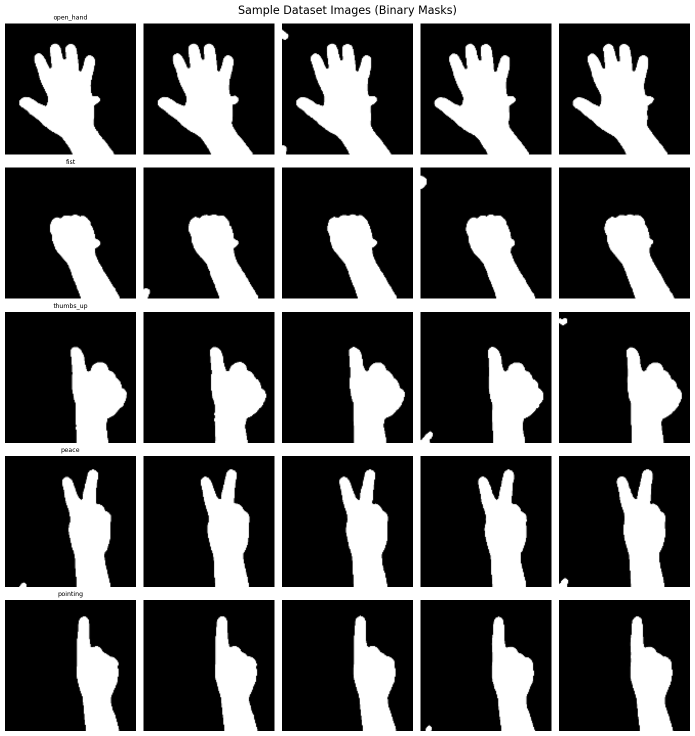
#> input picture dataset_samples.png, 1389 x 1472 px (shown at 1/2 size)
$ python -i gesture_predictor.py   (imports and definitions only)
#> lines starting #> are read from the running program, lines starting #| are printed output that depends on the picture
#> further down, picture is the input picture: shape (1472, 1389, 3); min 0, max 255, mean 87.5
from __future__ import annotations

import pickle
from dataclasses import dataclass
from pathlib import Path

import cv2
import numpy as np
from skimage.feature import hog


BASE_DIR = Path(__file__).resolve().parent
MODEL_PATH = BASE_DIR / "gesture_model.pkl"
SCALER_PATH = BASE_DIR / "gesture_scaler.pkl"
ENCODER_PATH = BASE_DIR / "gesture_encoder.pkl"

IMG_SIZE = (128, 128)
HOG_ORIENTATIONS = 9
HOG_PIXELS_PER_CELL = (8, 8)
HOG_CELLS_PER_BLOCK = (2, 2)

REFERENCE_FRAME_WIDTH = 720
REFERENCE_FRAME_HEIGHT = 480
REFERENCE_ROI = {
    "top": 50,
    "bottom": 350,
    "left": 300,
    "right": 650,
}


@dataclass(frozen=True)
class ModelBundle:
    model: object
    scaler: object
    encoder: object


@dataclass(frozen=True)
class PredictionResult:
    label: str
    confidence: float
    probabilities: dict[str, float]
    roi_bgr: np.ndarray | None
    mask: np.ndarray
    segmented_bgr: np.ndarray | None
    prepared_mask: np.ndarray
    foreground_ratio: float
    feature_count: int


# [12 lines left out: function load_artifacts, not called in this run]


def compute_roi_box(frame_shape: tuple[int, ...]) -> tuple[int, int, int, int]:
    height, width = frame_shape[:2]
    top = round(REFERENCE_ROI["top"] / REFERENCE_FRAME_HEIGHT * height)
    bottom = round(REFERENCE_ROI["bottom"] / REFERENCE_FRAME_HEIGHT * height)
    left = round(REFERENCE_ROI["left"] / REFERENCE_FRAME_WIDTH * width)
    right = round(REFERENCE_ROI["right"] / REFERENCE_FRAME_WIDTH * width)

    top = max(0, min(top, height - 1))
    bottom = max(top + 1, min(bottom, height))
    left = max(0, min(left, width - 1))
    right = max(left + 1, min(right, width))
    return top, bottom, left, right


def preprocess_frame(frame_bgr: np.ndarray) -> tuple[np.ndarray, np.ndarray, np.ndarray]:
    top, bottom, left, right = compute_roi_box(frame_bgr.shape)
#> top = 153; bottom = 1073; left = 579; right = 1254
    roi = frame_bgr[top:bottom, left:right]
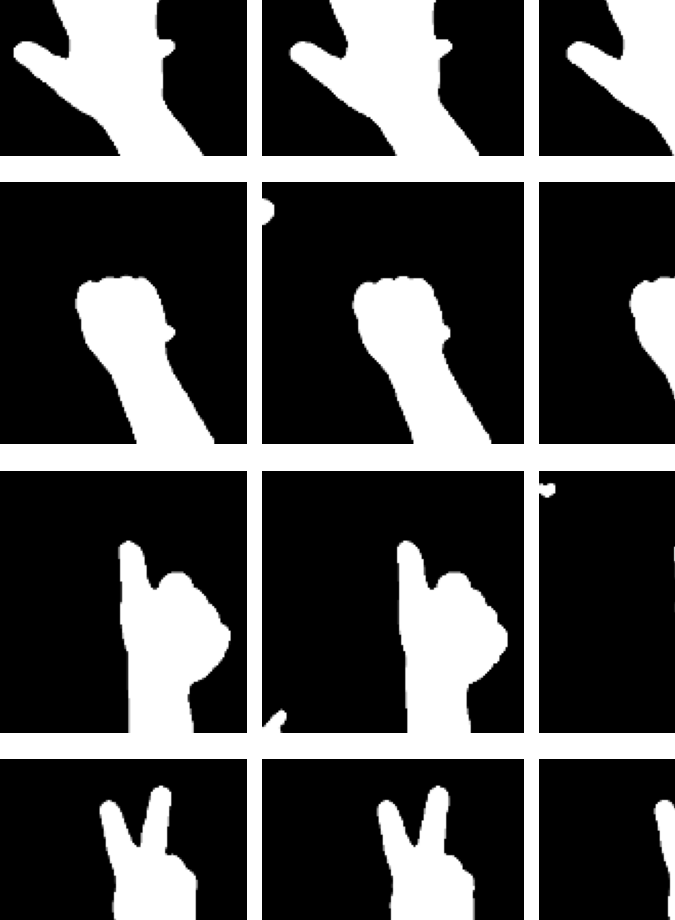
#> roi: shape (920, 675, 3); min 0, max 255, mean 79.3

    blurred = cv2.GaussianBlur(roi, (5, 5), 0)
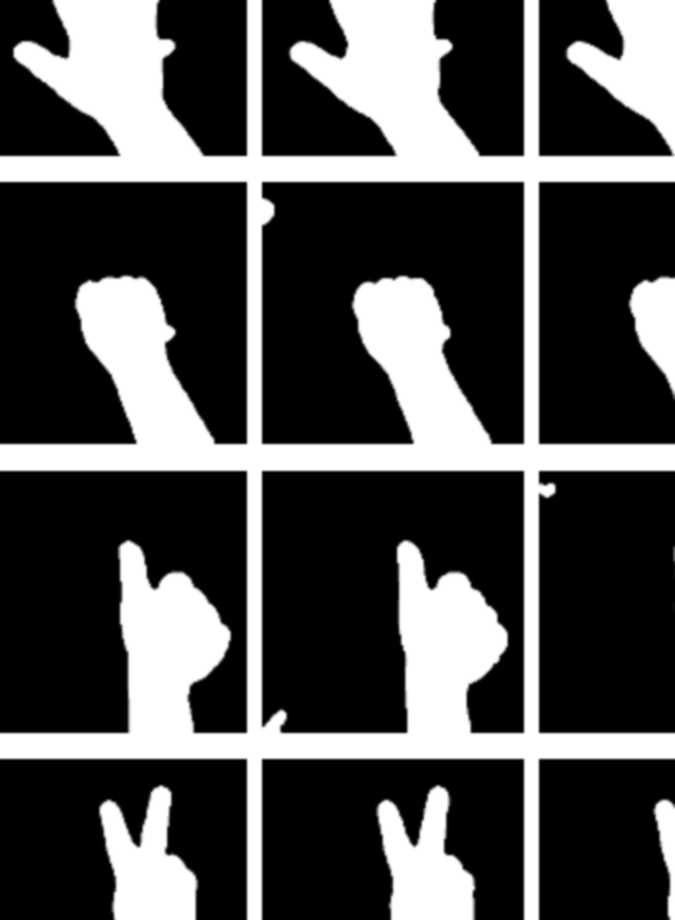
#> blurred: shape (920, 675, 3); min 0, max 255, mean 79.3

    ycrcb = cv2.cvtColor(blurred, cv2.COLOR_BGR2YCrCb)
#> ycrcb: shape (920, 675, 3); mean of channels 0, 1, 2 79.3, 128, 128
    lower_skin = np.array([0, 133, 77], dtype=np.uint8)
    upper_skin = np.array([255, 173, 127], dtype=np.uint8)
    skin_mask = cv2.inRange(ycrcb, lower_skin, upper_skin)
#> skin_mask: shape (920, 675); every value is 0

    hsv = cv2.cvtColor(blurred, cv2.COLOR_BGR2HSV)
#> hsv: shape (920, 675, 3); mean H, S, V 0, 0, 79.3
    lower_hsv = np.array([0, 20, 70], dtype=np.uint8)
    upper_hsv = np.array([20, 255, 255], dtype=np.uint8)
    hsv_mask = cv2.inRange(hsv, lower_hsv, upper_hsv)

    combined_mask = cv2.bitwise_or(skin_mask, hsv_mask)

    kernel = cv2.getStructuringElement(cv2.MORPH_ELLIPSE, (7, 7))
    combined_mask = cv2.morphologyEx(combined_mask, cv2.MORPH_CLOSE, kernel, iterations=2)
    combined_mask = cv2.morphologyEx(combined_mask, cv2.MORPH_OPEN, kernel, iterations=1)
    combined_mask = cv2.dilate(combined_mask, kernel, iterations=1)

    segmented = cv2.bitwise_and(roi, roi, mask=combined_mask)
#> segmented: shape (920, 675, 3); every value is 0
    return roi, combined_mask, segmented


# [173 lines left out: functions prepare_mask, extract_hog_features, extract_hu_moments, extract_contour_features, extract_pixel_histogram, extract_all_features and 2 more, not called in this run]

>>> import cv2
>>> picture = cv2.imread('dataset_samples.png')
>>> result = preprocess_frame(picture)
